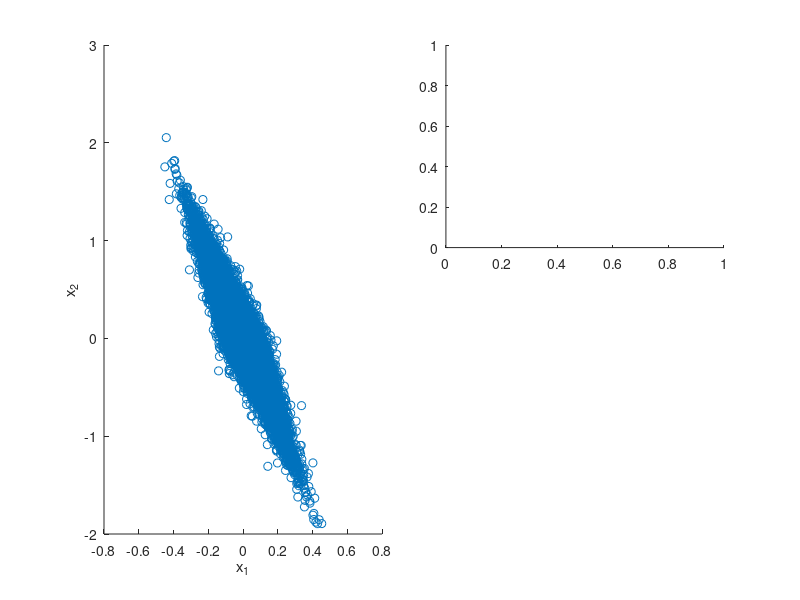

The MATLAB script that drew this image: (Note: this script raises an error after producing the figure.)

%%%% step 1: generate a 2D data set, scatter plot and histograms
d = 2; n = 1E5;
data = randn(d,d)*(random('beta',2,3,d,n).*randn(d,n));
figure
subplot(2,4,[1 2 5 6])
scatter(data(1,:), data(2,:))
xlabel('x_1')
ylabel('x_2')
subplot(2,4,[3 4])
histogram(data(1,:))
xlabel('x_1')
subplot(2,4,[7 8])
histogram(data(2,:))
xlabel('x_2')


%%%% step 2: build the empirical map and plot marginal pdfs and cdfs
%%%% the bound for the truncated Gaussian is [-2, 2], default is 4
EM = EmpiricalMap(data, 'gauss_bound', 2);

figure
subplot(2,2,1)
plot_pdf(EM,1);
title('pdf x_1')
subplot(2,2,3)
plot_cdf(EM,1);
title('cdf x_1')
%
subplot(2,2,2)
plot_pdf(EM,2);
title('pdf x_2')
subplot(2,2,4)
plot_cdf(EM,2);
title('cdf x_2')

%%%% step 3: transform the data using the cdf MAP, scatter plot and hist
u = eval_cdf(EM, data);
figure
subplot(2,4,[1 2 5 6])
scatter(u(1,:), u(2,:))
xlabel('u_1')
ylabel('u_2')
subplot(2,4,[3 4])
histogram(u(1,:))
xlabel('u_1')
subplot(2,4,[7 8])
histogram(u(2,:))
xlabel('u_2')

%%%% step 4: check the accuracy of the inverse map
y = eval_icdf(EM, u);
norm(y-data,'fro')

%%%% step 5: KDE plots of the original data and the transform
figure
subplot(1,2,1)
ksdensity(data', 'PlotFcn', 'contour')
title('data')
subplot(1,2,2)
ksdensity(u', 'PlotFcn', 'contour')
title('transformed')


%%%% step 6: transform the data using the Gauss MAP, scatter plot and hist
u = eval_map(EM, data);
figure
subplot(2,4,[1 2 5 6])
scatter(u(1,:), u(2,:))
xlabel('u_1')
ylabel('u_2')
subplot(2,4,[3 4])
histogram(u(1,:))
xlabel('u_1')
subplot(2,4,[7 8])
histogram(u(2,:))
xlabel('u_2')

%%%% step 7: check the accuracy of the inverse map
z = eval_imap(EM, u);
norm(z-data,'fro')

%%%% step 8: KDE plots of the original data and the transform
figure
subplot(1,2,1)
ksdensity(data', 'PlotFcn', 'contour')
title('data')
subplot(1,2,2)
ksdensity(z', 'PlotFcn', 'contour')
title('transformed')

